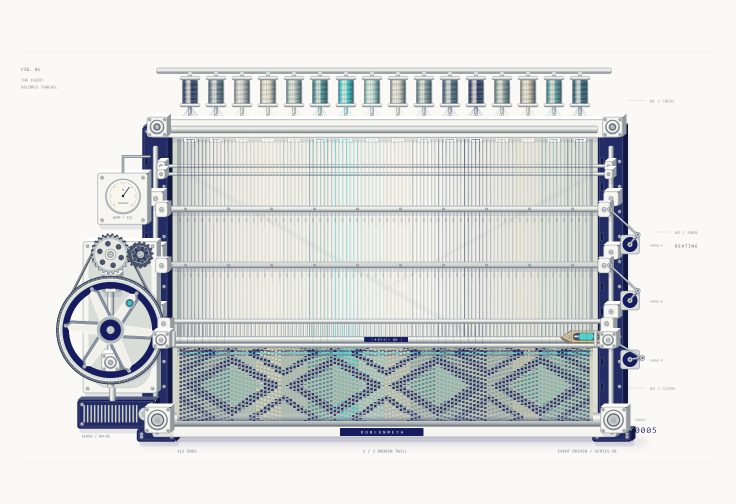
#> input picture review/v2/shots/loom-burst.png, 1472 x 1008 px (shown at 1/2 size)
$ python compare-stills.py ../review/v2/shots/loom-burst.png
#> lines starting #> are read from the running program, lines starting #| are printed output that depends on the picture
#!/usr/bin/env python
"""Compose side-by-side reference still vs v2 evidence shots for review.

    python scripts/compare-stills.py [--out DIR]

Reference stills come from the CrommaCode analysis package
(D:\\workspace\\gamified-flow\\analysis\\r2-canvas-package\\stills). They are
camera-cropped views of the reference implementation; the v2 evidence shots are
full 1472x1008 design frames at camera zoom 1.0, so panes are matched by aspect
ratio only. This script never resamples the evidence in place: it writes new PNGs.

Outputs review/v2/comparisons/<mode>-vs-reference.png plus a JSON index.
"""
import json
import os
import sys

from PIL import Image, ImageDraw, ImageFont

ROOT = os.path.dirname(os.path.dirname(os.path.abspath(__file__)))
REF_DIR = r'D:\workspace\gamified-flow\analysis\r2-canvas-package\stills'
V2 = os.path.join(ROOT, 'review', 'v2')

PANE_W = 900
PAD = 18
LABEL_H = 40
BG = (32, 36, 58)        # #20243A ink
FG = (243, 237, 223)     # #F3EDDF paper
MUTED = (170, 178, 190)


def font(size):
    for candidate in (r'C:\Windows\Fonts\msyh.ttc', r'C:\Windows\Fonts\arial.ttf', r'C:\Windows\Fonts\segoeui.ttf'):
        try:
            return ImageFont.truetype(candidate, size)
        except OSError:
            continue
    return ImageFont.load_default()


def load(path):
    if not path or not os.path.exists(path):
        return None, 'missing: ' + str(path)
    try:
        return Image.open(path).convert('RGB'), None
    except Exception as exc:  # noqa: BLE001 - report, never fabricate
        return None, f'unreadable: {path}: {exc}'


def pane(img, title, subtitle):
    """Scale to fixed pane width, pad to the same height later by the caller."""
    if img is None:
        canvas = Image.new('RGB', (PANE_W, 620), (58, 62, 84))
        draw = ImageDraw.Draw(canvas)
        draw.text((24, 24), title, fill=FG, font=font(22))
        draw.text((24, 64), subtitle, fill=MUTED, font=font(15))
        draw.text((24, 120), 'NO EVIDENCE FILE', fill=(214, 122, 110), font=font(20))
        return canvas
    ratio = PANE_W / img.width
    scaled = img.resize((PANE_W, max(1, round(img.height * ratio))), Image.LANCZOS)
    canvas = Image.new('RGB', (PANE_W, scaled.height + LABEL_H), BG)
    canvas.paste(scaled, (0, LABEL_H))
    draw = ImageDraw.Draw(canvas)
    draw.text((12, 10), title, fill=FG, font=font(20))
    draw.text((12 + draw.textlength(title, font=font(20)) + 18, 14), subtitle, fill=MUTED, font=font(14))
    return canvas


def compose(name, left_path, right_path, note):
    left, left_err = load(left_path)
    right, right_err = load(right_path)
    left_pane = pane(left, 'REFERENCE (analysis still)', os.path.basename(left_path or '') if left else (left_err or ''))
    right_pane = pane(right, 'V2 EVIDENCE', os.path.basename(right_path or '') if right else (right_err or ''))
    height = max(left_pane.height, right_pane.height) + PAD * 2 + 26
    canvas = Image.new('RGB', (left_pane.width * 2 + PAD * 3, height), BG)
    draw = ImageDraw.Draw(canvas)
    canvas.paste(left_pane, (PAD, 26 + PAD))
    canvas.paste(right_pane, (PAD * 2 + left_pane.width, 26 + PAD))
    draw.text((PAD, 6), note, fill=FG, font=font(17))
    out_dir = os.path.join(V2, 'comparisons')
    os.makedirs(out_dir, exist_ok=True)
    out_path = os.path.join(out_dir, f'{name}-vs-reference.png')
    canvas.save(out_path)
    return {
        'mode': name,
        'reference': left_path,
        'referenceAvailable': bool(left),
        'evidence': right_path,
        'evidenceAvailable': bool(right),
        'output': os.path.relpath(out_path, ROOT).replace('\\', '/'),
        'note': note,
        'limitations': [
            'Reference stills are camera-cropped views; v2 shots are full 1472x1008 design frames (zoom 1.0).',
            'This is a human-review aid, not a pixel-parity claim.',
        ],
    }


def newest(candidates):
    """Pick the most recently written existing candidate (final evidence wins once fresher)."""
    existing = [(p, os.path.getmtime(p)) for p in candidates if p and os.path.exists(p)]
    if not existing:
        return candidates[0] if candidates else None
    existing.sort(key=lambda item: item[1], reverse=True)
    return existing[0][0]


def main():
    out_idx = None
    args = sys.argv[1:]
    for i, arg in enumerate(args):
        if arg == '--out' and i + 1 < len(args):
            out_idx = args[i + 1]
    pairs = [
        ('loom',
         os.path.join(REF_DIR, 'Loom_canvas_1472x1008.png'),
         newest([os.path.join(V2, 'shots', 'loom-burst.png')]),
         'Loom — reference camera still vs v2 deterministic burst (12 events, t=8s); FINAL delivery scope = Loom only'),
    ]
    archived = [
        ('chips', os.path.join(REF_DIR, 'Chips_canvas_1472x1008.png'), os.path.join(V2, 'archive', 'comparisons-all-modes', 'chips-vs-reference.png')),
        ('westworld', os.path.join(REF_DIR, 'Westworld_canvas_1472x1008.png'), os.path.join(V2, 'archive', 'comparisons-all-modes', 'westworld-vs-reference.png')),
    ]
    results = [compose(*p) for p in pairs]
#> call 2 of load, with path = 'review/v2/shots/loom-burst.png'
#> in compose, right is the input picture: PIL image 1472x1008 RGB; mean R, G, B 217.1, 219.1, 219
#> call 2 of pane, with title = 'V2 EVIDENCE', subtitle = 'loom-burst.png'
#> in pane (call 2), `scaled = img.resize((PANE_W, max(1, round(img.height * ratio))), Image..`:
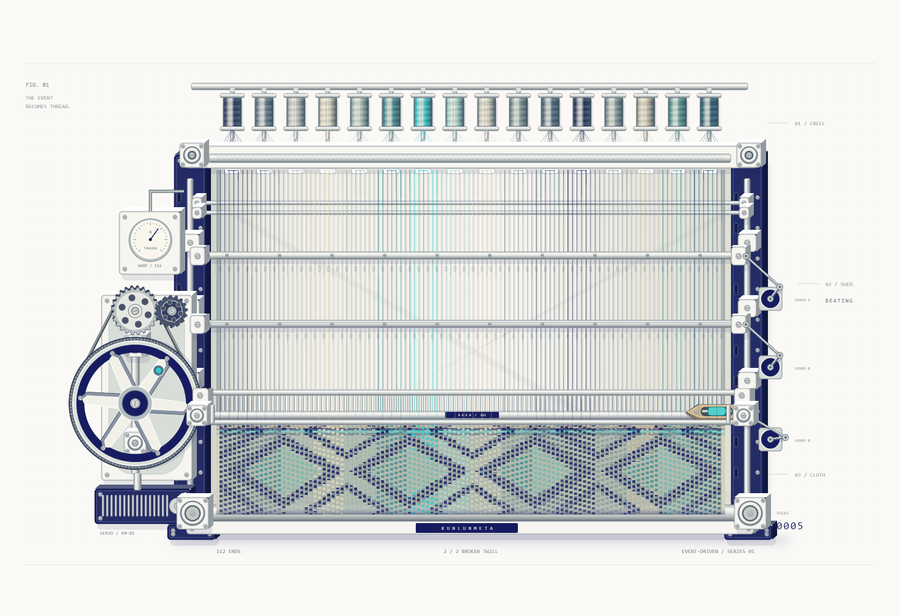
#> scaled: PIL image 900x616 RGB; mean R, G, B 217.1, 219.1, 218.9
#> in pane (call 2), `canvas = Image.new('RGB', (PANE_W, scaled.height + LABEL_H), BG)`:
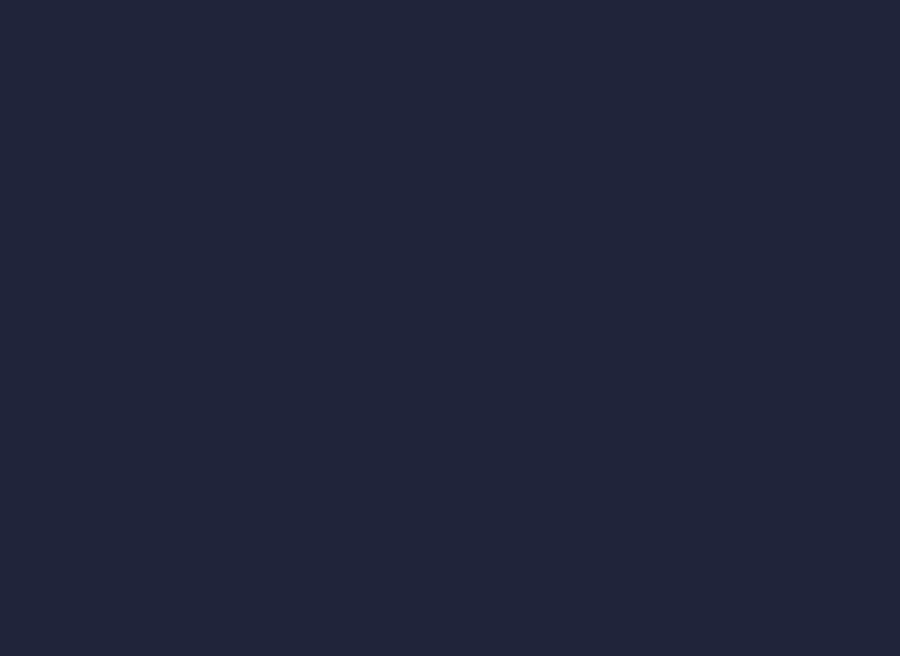
#> canvas: PIL image 900x656 RGB; mean R, G, B 32, 36, 58
#> in pane (call 2), `canvas.paste(scaled, (0, LABEL_H))`:
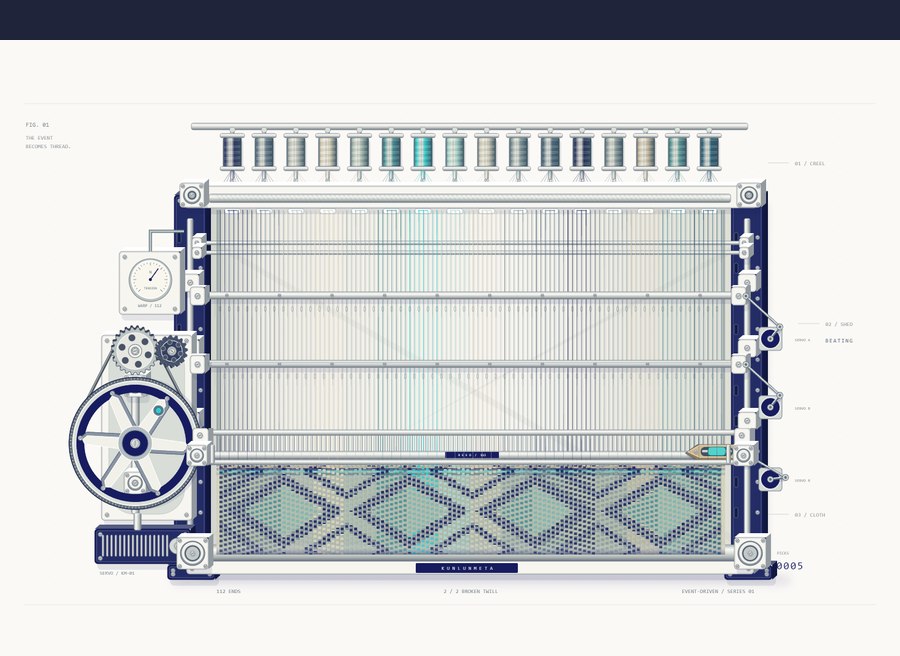
#> canvas: PIL image 900x656 RGB; mean R, G, B 205.8, 207.9, 209.1
#> in compose, `canvas = Image.new('RGB', (left_pane.width * 2 + PAD * 3, height), BG)`:
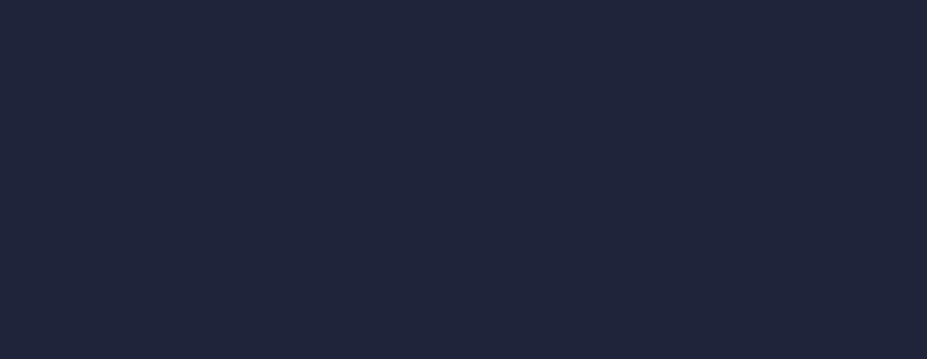
#> canvas: PIL image 1854x718 RGB (shown at 1/2 size); mean R, G, B 32, 36, 58
#> in compose, `canvas.paste(left_pane, (PAD, 26 + PAD))`:
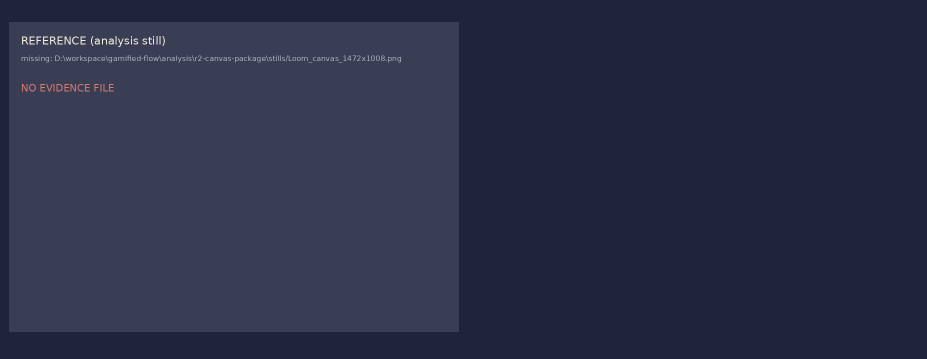
#> canvas: PIL image 1854x718 RGB (shown at 1/2 size); mean R, G, B 43.4, 47.3, 69.2
#> in compose, `canvas.paste(right_pane, (PAD * 2 + left_pane.width, 26 + PAD))`:
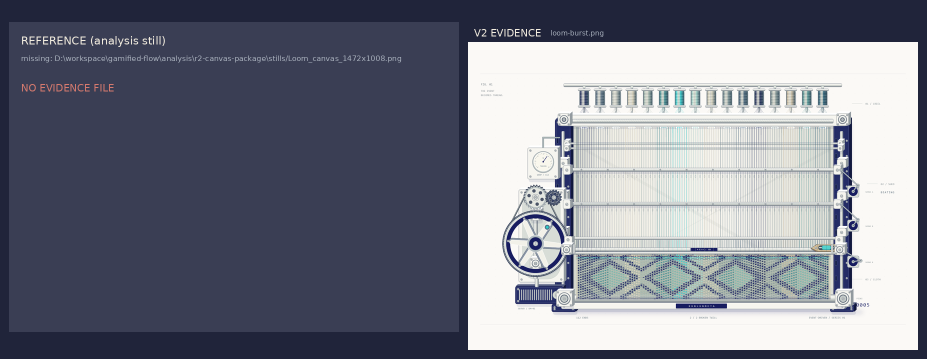
#> canvas: PIL image 1854x718 RGB (shown at 1/2 size); mean R, G, B 120.6, 123.7, 136.4
#> in compose, `canvas.save(out_path)`:
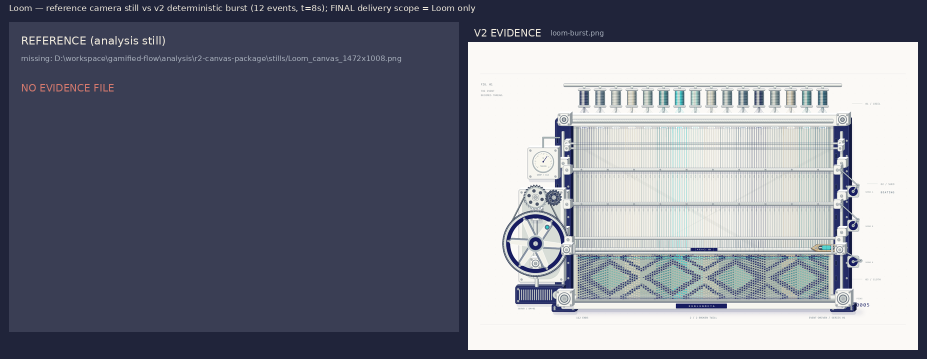
#> saved as loom-vs-reference.png: PIL image 1854x718 RGB (shown at 1/2 size); mean R, G, B 121, 124.1, 136.7
#> results = 1 item
    archived_rows = [
        {'mode': mode, 'reference': ref, 'archivedComparison': path if os.path.exists(path) else None,
         'note': 'archived experiment — not part of the final Loom-only delivery'}
        for mode, ref, path in archived
    ]
    index_path = os.path.join(out_idx or os.path.join(V2, 'comparisons'), 'index.json')
    os.makedirs(os.path.dirname(index_path), exist_ok=True)
    with open(index_path, 'w', encoding='utf-8') as fh:
        json.dump({'schema': 'kunlunmeta-v2-reference-comparisons/1', 'scope': 'loom-final', 'pairs': results, 'archived': archived_rows}, fh, ensure_ascii=False, indent=2)
    for row in results:
        print(('OK  ' if row['referenceAvailable'] and row['evidenceAvailable'] else 'PART'), row['output'])
#> this loop made 1 pass
#| PART review/v2/comparisons/loom-vs-reference.png
    print('index:', os.path.relpath(index_path, ROOT).replace('\\', '/'))


if __name__ == '__main__':
    main()

$ run again, with review/v2/shots/chips-burst.png copied over review/v2/shots/loom-burst.png
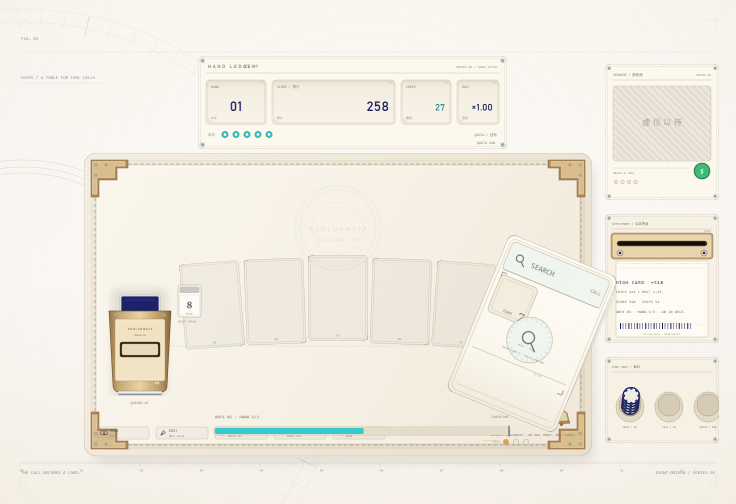
#> input picture review/v2/shots/chips-burst.png, 1472 x 1008 px (shown at 1/2 size)
#> in compose, right is the input picture: PIL image 1472x1008 RGB; mean R, G, B 241.7, 237.2, 227.3
#> in pane (call 2), `canvas.paste(scaled, (0, LABEL_H))`:
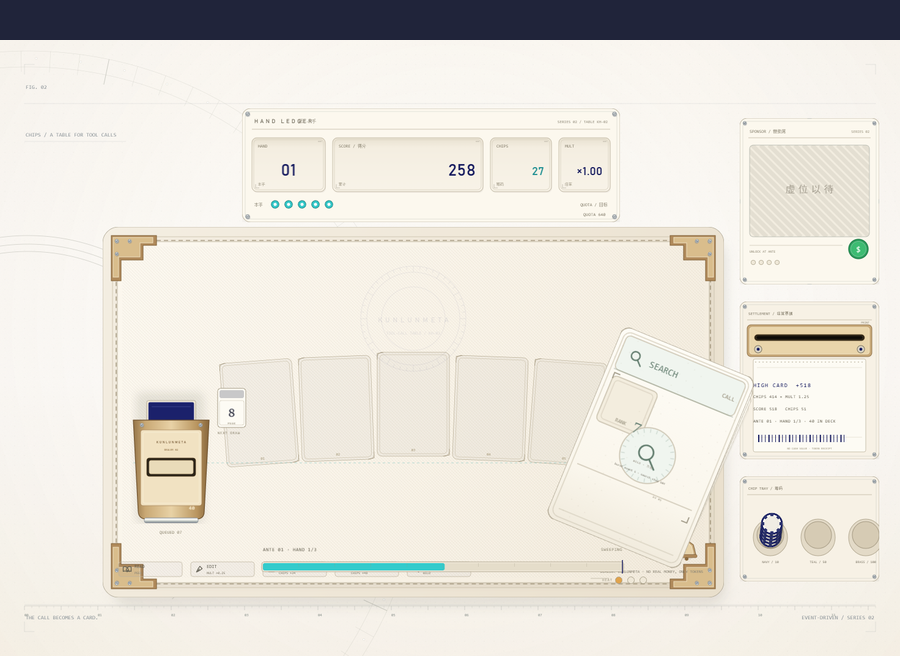
#> canvas: PIL image 900x656 RGB; mean R, G, B 228.9, 224.9, 216.9
#> in compose, `canvas.save(out_path)`:
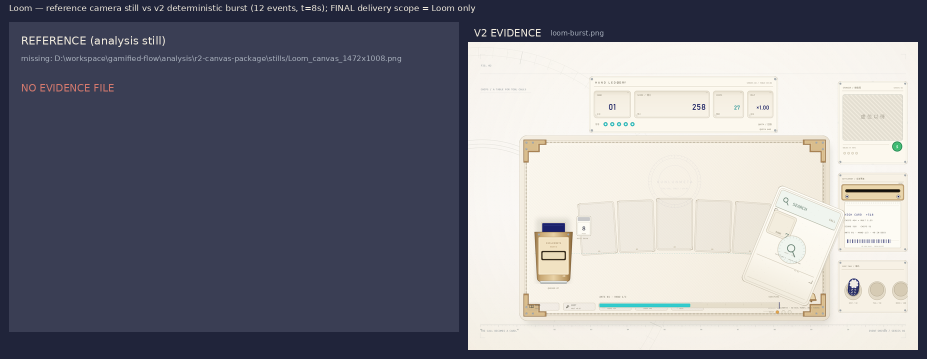
#> saved as loom-vs-reference.png: PIL image 1854x718 RGB (shown at 1/2 size); mean R, G, B 131.3, 131.6, 140.2
#> results = 1 item
#> the loop in main, `for row in results:` made 1 pass
#| PART review/v2/comparisons/loom-vs-reference.png

$ run again, with review/v2/shots/loom-1920.png copied over review/v2/shots/loom-burst.png
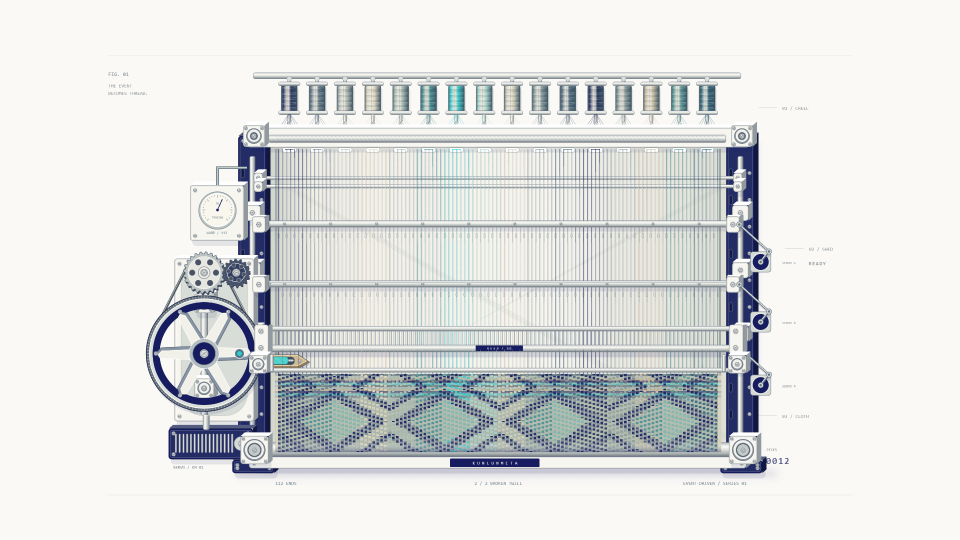
#> input picture review/v2/shots/loom-1920.png, 1920 x 1080 px (shown at 1/2 size)
#> in compose, right is the input picture: PIL image 1920x1080 RGB; mean R, G, B 222.9, 224.3, 223.7
#> in compose, `canvas.paste(left_pane, (PAD, 26 + PAD))`:
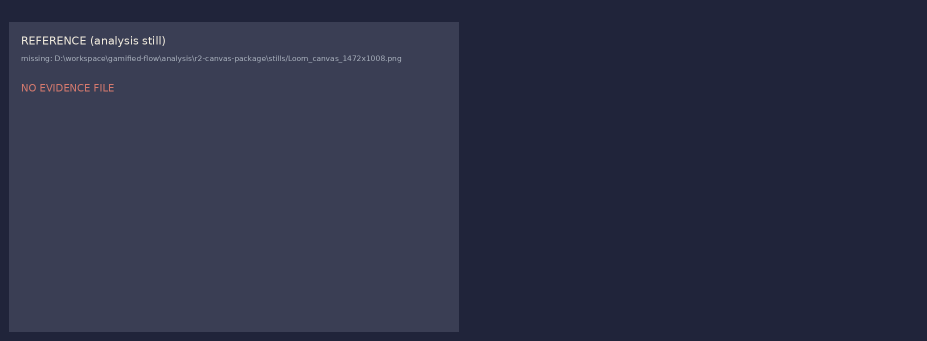
#> canvas: PIL image 1854x682 RGB (shown at 1/2 size); mean R, G, B 44, 47.9, 69.8
#> in compose, `canvas.save(out_path)`:
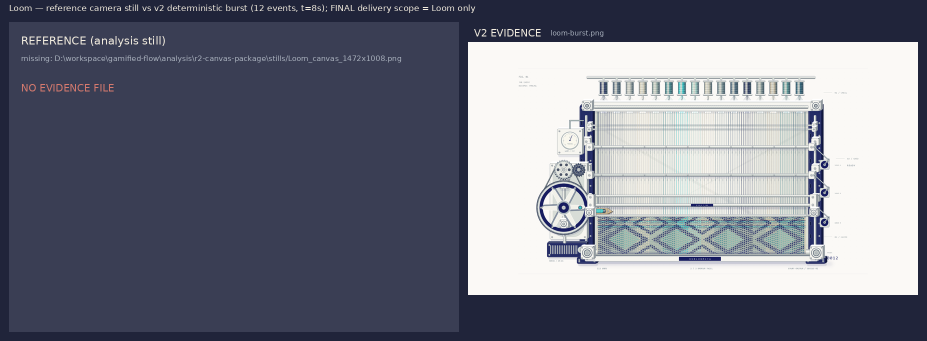
#> saved as loom-vs-reference.png: PIL image 1854x682 RGB (shown at 1/2 size); mean R, G, B 113.3, 116.3, 130
#> results = 1 item
#> the loop in main, `for row in results:` made 1 pass
#| PART review/v2/comparisons/loom-vs-reference.png
